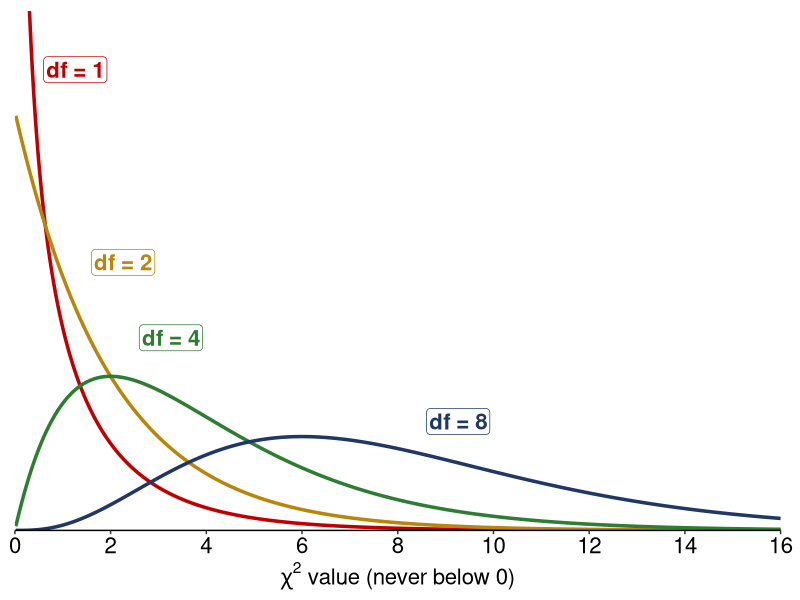

R code for this plot: (Note: this script raises an error after producing the figure.)
#Checks the numbers on the Week 12 Lecture 29 deck (11/11/2026): the introduction to categorical data
#(one-way and two-way tables, conditional distributions, observed and expected counts, the chi-square
#distribution and the X^2 statistic). The matched-pairs slides carried over from Lecture 28 are checked
#in make_lecture28_figures.R. Nov 13 2026: Lecture 29 stopped at slide 15, so the slides from "Tables for
#categorical data" on (including the l29_chisq.png slide) moved into the Lecture 30 deck. It draws:
#
#  l29_chisq.png         chi-square density curves for df = 1, 2, 4 and 8
#  l29_figure_sizes.csv  the size, in points, each figure is drawn at
#
#The same numbers are asserted on the Week 12 notes page (lecturemenu12.Rmd).
#
#TYPE SIZE. Same rule as the other make_lectureN_figures.R scripts: nothing on a slide is under
#16pt, so each figure is drawn at exactly its on-slide size (points / 72 inches) and every text
#size goes through tsz() or el(), which refuse anything smaller.

library(ggplot2)

this_file <- tryCatch(normalizePath(sys.frame(1)$ofile, winslash = "/"),
                      error = function(e) NA_character_)
if (is.na(this_file)) {
  args <- commandArgs(trailingOnly = FALSE)
  m <- grep("^--file=", args, value = TRUE)
  this_file <- if (length(m)) normalizePath(sub("^--file=", "", m[[1]]),
                                            winslash = "/") else NA_character_
}
if (is.na(this_file)) stop("Could not determine the script location; run it with Rscript.")
assets_dir <- dirname(this_file)

#---- numbers (the same checks as lecturemenu12.Rmd)
#Pew: "Are you losing focus in class by checking your cell phone?", n = 743 U.S. teens (published margins)
pew <- c(Never = 289, Rarely = 216, Sometimes = 178, Often = 60)
stopifnot(sum(pew) == 743, identical(unname(round(pew / 743, 2)), c(0.39, 0.29, 0.24, 0.08)))
#H0: all four answers equally common (p_i = 0.25): E = n p_i, X^2 = sum (O - E)^2 / E, df = k - 1
E <- 743 * 0.25
terms <- round((pew - E)^2 / E, 2)
stopifnot(E == 185.75, identical(unname(terms), c(57.39, 4.93, 0.32, 85.13)),
          round(sum((pew - E)^2 / E), 2) == 147.77, round(sum(terms), 2) == 147.77,
          length(pew) - 1 == 3)
#the mean of chi-square(df) is df and its SD is sqrt(2 df): 147.77 is ~ 59 SDs above the mean of chi-square(3)
stopifnot(round((147.77 - 3) / sqrt(6), 0) == 59, pchisq(147.77, 3, lower.tail = FALSE) < 1e-30)

#OpenStax Example 11.6: hours volunteered per week by type of volunteer (n = 839)
vol <- matrix(c(111, 96, 48,
                96, 133, 61,
                91, 150, 53), nrow = 3, byrow = TRUE,
              dimnames = list(c('Community college', 'Four-year college', 'Nonstudents'),
                              c('1-3', '4-6', '7-9')))
stopifnot(identical(unname(rowSums(vol)), c(255, 290, 294)), identical(unname(colSums(vol)), c(298, 379, 162)),
          sum(vol) == 839)
cond <- round(vol / rowSums(vol), 3)          # conditional distribution of hours within each type
marg <- round(colSums(vol) / 839, 3)          # marginal distribution of hours
stopifnot(identical(unname(cond[1, ]), c(0.435, 0.376, 0.188)),
          identical(unname(cond[2, ]), c(0.331, 0.459, 0.210)),
          identical(unname(cond[3, ]), c(0.310, 0.510, 0.180)),
          identical(unname(marg), c(0.355, 0.452, 0.193)))
#the book's expected count for the top-left cell (Friday's test of independence)
stopifnot(round(255 * 298 / 839, 2) == 90.57)

#---- type size helpers: points in, refuse anything under 16pt
MIN_PT <- 16
tsz <- function(pt) { stopifnot(pt >= MIN_PT); pt / .pt }     # geom text size (mm)
el <- function(pt, ...) { stopifnot(pt >= MIN_PT); element_text(size = pt, ...) }

NAVY <- "#1F3864"; RED <- "#C00000"; GOLD <- "#B8860B"; GREEN <- "#2E7D32"

sizes <- data.frame(file = character(), width_pt = numeric(), height_pt = numeric())
save_fig <- function(g, file, wpt, hpt) {
  ggsave(file.path(assets_dir, file), g, width = wpt / 72, height = hpt / 72, dpi = 200, bg = 'white')
  sizes[nrow(sizes) + 1, ] <<- list(file, wpt, hpt)
}

#---- the chi-square family: right-skewed, never below 0, one curve per df; the peak moves right and the
#curve spreads out as df grows (mean = df)
x <- seq(0.02, 16, length.out = 900)
dfs <- c(1, 2, 4, 8)
cols <- c('1' = RED, '2' = GOLD, '4' = GREEN, '8' = NAVY)
cur <- do.call(rbind, lapply(dfs, function(k) data.frame(x = x, y = dchisq(x, k), df = factor(k, levels = dfs))))
#label each curve beside its own peak (df = 1 and 2 peak at 0, so label them on the way down)
lp <- data.frame(df = factor(dfs, levels = dfs), x = c(0.6, 1.6, 2.6, 8.6),
                 y = c(0.55, 0.32, 0.23, 0.13))
lp$lab <- paste0('df = ', dfs)
g <- ggplot(cur, aes(x, y, colour = df)) +
  geom_line(linewidth = 1.2) +
  geom_label(data = lp, aes(x, y, label = lab, colour = df), size = tsz(16), fontface = 'bold', hjust = 0,
             fill = 'white', border.colour = NA, label.padding = unit(0.1, 'lines'), show.legend = FALSE) +
  scale_colour_manual(values = cols, guide = 'none') +
  scale_x_continuous(breaks = c(0, 2, 4, 6, 8, 10, 12, 14, 16)) +
  coord_cartesian(xlim = c(0, 16), ylim = c(0, 0.62), expand = FALSE) +
  labs(x = expression(chi^2~'value (never below 0)'), y = NULL) +
  theme_classic() +
  theme(axis.text.y = element_blank(), axis.ticks.y = element_blank(), axis.line.y = element_blank(),
        axis.text.x = el(16, colour = 'black'), axis.title.x = el(16),
        plot.margin = margin(8, 14, 4, 8))
save_fig(g, 'l29_chisq.png', 840, 270)

write.csv(sizes, file.path(assets_dir, 'l29_figure_sizes.csv'), row.names = FALSE)
print(sizes)
